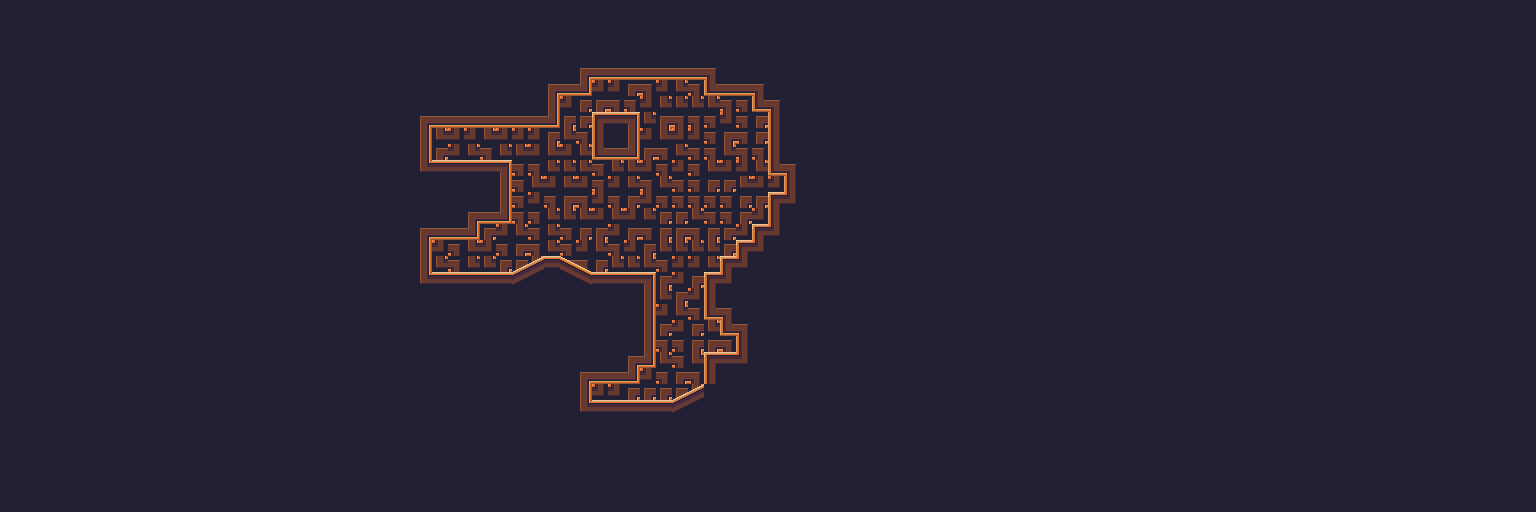

Below is a game level as drawn by its tile map, then a one-line description and the .tmx that defines it (tile-layer data replaced by summaries):
An orthogonal 96x32 tile map with 16x16 px tiles, 3 tile layers (Background, Midground, Foreground), 3 tilesets and 24 objects.

<map version="1.0" orientation="orthogonal" renderorder="right-down" width="96" height="32" tilewidth="16" tileheight="16" nextobjectid="23">
 <properties>
  <property name="unity:scale" value="0.0625" />
 </properties>
 <tileset firstgid="1" name="TileMapTest001" tilewidth="16" tileheight="16">
  <image source="../Sprites/Tilesets/TileMapTest001.png" width="160" height="144" />
  <terraintypes>
   <terrain name="Solid" tile="11" />
   <terrain name="Empty" tile="34" />
  </terraintypes>
  <tile id="0" terrain="1,1,1,0">
   <objectgroup draworder="index">
    <object id="0" x="0" y="0" width="16" height="16" />
   </objectgroup>
  </tile>
  <tile id="1" terrain="1,1,0,0">
   <objectgroup draworder="index">
    <object id="0" x="0" y="0" width="16" height="16" />
   </objectgroup>
  </tile>
  <tile id="2" terrain="1,1,0,1">
   <objectgroup draworder="index">
    <object id="0" x="0" y="0" width="16" height="16" />
   </objectgroup>
  </tile>
  <tile id="3" terrain="0,0,0,1">
   <objectgroup draworder="index">
    <object id="0" x="0" y="0" width="16" height="16" />
   </objectgroup>
  </tile>
  <tile id="4" terrain="0,0,1,0">
   <objectgroup draworder="index">
    <object id="0" x="0" y="0" width="16" height="16" />
   </objectgroup>
  </tile>
  <tile id="10" terrain="1,0,1,0">
   <objectgroup draworder="index">
    <object id="0" x="0" y="0" width="16" height="16" />
   </objectgroup>
  </tile>
  <tile id="11" terrain="0,0,0,0">
   <objectgroup draworder="index">
    <object id="0" x="0" y="0" width="16" height="16" />
   </objectgroup>
  </tile>
  <tile id="12" terrain="0,1,0,1">
   <objectgroup draworder="index">
    <object id="0" x="0" y="0" width="16" height="16" />
   </objectgroup>
  </tile>
  <tile id="13" terrain="0,1,0,0">
   <objectgroup draworder="index">
    <object id="0" x="0" y="0" width="16" height="16" />
   </objectgroup>
  </tile>
  <tile id="14" terrain="1,0,0,0">
   <objectgroup draworder="index">
    <object id="0" x="0" y="0" width="16" height="16" />
   </objectgroup>
  </tile>
  <tile id="20" terrain="1,0,1,1">
   <objectgroup draworder="index">
    <object id="0" x="0" y="0" width="16" height="16" />
   </objectgroup>
  </tile>
  <tile id="21" terrain="0,0,1,1">
   <objectgroup draworder="index">
    <object id="0" x="0" y="0" width="16" height="16" />
   </objectgroup>
  </tile>
  <tile id="22" terrain="0,1,1,1">
   <objectgroup draworder="index">
    <object id="0" x="0" y="0" width="16" height="16" />
   </objectgroup>
  </tile>
  <tile id="24">
   <objectgroup draworder="index">
    <object id="0" x="0" y="0" width="16" height="16" />
   </objectgroup>
  </tile>
  <tile id="30">
   <objectgroup draworder="index">
    <object id="0" x="16" y="16">
     <polygon points="0,0 -16,0 0,-8" />
    </object>
   </objectgroup>
  </tile>
  <tile id="31">
   <objectgroup draworder="index">
    <object id="0" x="0" y="16">
     <polygon points="0,0 0,-8 16,-16 16,0" />
    </object>
   </objectgroup>
  </tile>
  <tile id="32">
   <objectgroup draworder="index">
    <object id="0" x="16" y="16">
     <polygon points="0,0 -16,0 -16,-16 0,-8" />
    </object>
   </objectgroup>
  </tile>
  <tile id="33">
   <objectgroup draworder="index">
    <object id="0" x="16" y="16">
     <polygon points="0,0 -16,0 -16,-8" />
    </object>
   </objectgroup>
  </tile>
  <tile id="34" terrain="1,1,1,1" />
  <tile id="40">
   <objectgroup draworder="index">
    <object id="0" x="0" y="0" width="16" height="16" />
   </objectgroup>
  </tile>
  <tile id="41">
   <objectgroup draworder="index">
    <object id="0" x="0" y="0" width="16" height="16" />
   </objectgroup>
  </tile>
  <tile id="42">
   <objectgroup draworder="index">
    <object id="0" x="0" y="0" width="16" height="16" />
   </objectgroup>
  </tile>
  <tile id="43">
   <objectgroup draworder="index">
    <object id="0" x="0" y="0" width="16" height="16" />
   </objectgroup>
  </tile>
 </tileset>
 <tileset firstgid="91" source="../Sprites/Tilesets/Objects.tsx" />
 <tileset firstgid="181" source="../Sprites/Tilesets/Robots.tsx" />
 <layer name="Background" width="96" height="32">
  <data>[3072 cells, 3072 non-empty, 4 distinct tile ids]</data>
 </layer>
 <layer name="Midground" width="96" height="32">
  <data>[3072 cells, 3072 non-empty, 22 distinct tile ids]</data>
 </layer>
 <objectgroup name="Interactions">
  <object id="10" gid="95" x="464" y="256" />
  <object id="13" gid="181" x="432" y="272" />
 </objectgroup>
 <layer name="Foreground" width="96" height="32">
  <data>[3072 cells, 0 non-empty, 0 distinct tile ids]</data>
 </layer>
</map>
